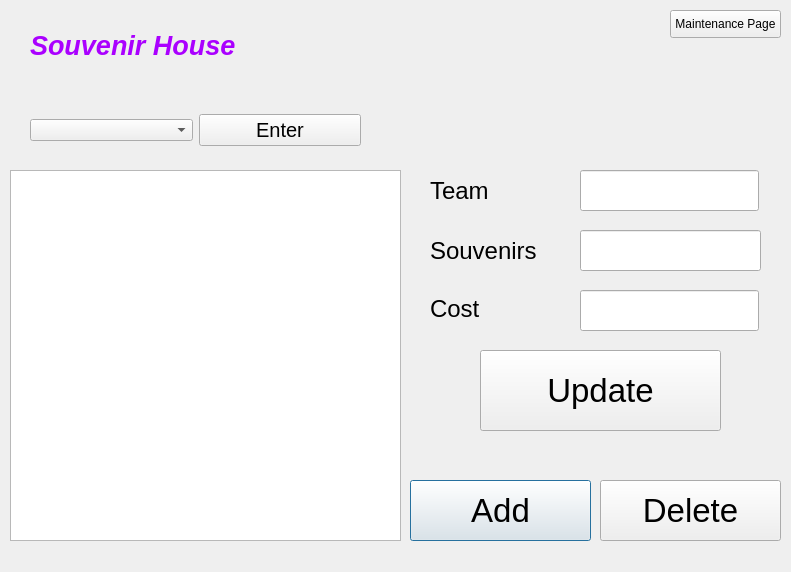
<?xml version="1.0" encoding="UTF-8"?>
<ui version="4.0">
 <class>souvenirEdit</class>
 <widget class="QDialog" name="souvenirEdit">
  <property name="geometry">
   <rect>
    <x>0</x>
    <y>0</y>
    <width>791</width>
    <height>572</height>
   </rect>
  </property>
  <property name="windowTitle">
   <string>Dialog</string>
  </property>
  <widget class="QTableView" name="souvenirTableView">
   <property name="geometry">
    <rect>
     <x>10</x>
     <y>170</y>
     <width>391</width>
     <height>371</height>
    </rect>
   </property>
  </widget>
  <widget class="QLabel" name="label">
   <property name="geometry">
    <rect>
     <x>30</x>
     <y>20</y>
     <width>271</width>
     <height>51</height>
    </rect>
   </property>
   <property name="font">
    <font>
     <pointsize>20</pointsize>
    </font>
   </property>
   <property name="text">
    <string>&lt;html&gt;&lt;head/&gt;&lt;body&gt;&lt;p&gt;&lt;span style=&quot; font-weight:600; font-style:italic; color:#aa00ff;&quot;&gt;Souvenir House&lt;/span&gt;&lt;/p&gt;&lt;/body&gt;&lt;/html&gt;</string>
   </property>
  </widget>
  <widget class="QPushButton" name="addButton">
   <property name="geometry">
    <rect>
     <x>410</x>
     <y>480</y>
     <width>181</width>
     <height>61</height>
    </rect>
   </property>
   <property name="font">
    <font>
     <pointsize>25</pointsize>
    </font>
   </property>
   <property name="text">
    <string>Add</string>
   </property>
  </widget>
  <widget class="QPushButton" name="deleteButton">
   <property name="geometry">
    <rect>
     <x>600</x>
     <y>480</y>
     <width>181</width>
     <height>61</height>
    </rect>
   </property>
   <property name="font">
    <font>
     <pointsize>25</pointsize>
    </font>
   </property>
   <property name="text">
    <string>Delete</string>
   </property>
  </widget>
  <widget class="QPushButton" name="souvenirUpdateButton">
   <property name="geometry">
    <rect>
     <x>480</x>
     <y>350</y>
     <width>241</width>
     <height>81</height>
    </rect>
   </property>
   <property name="font">
    <font>
     <pointsize>25</pointsize>
    </font>
   </property>
   <property name="text">
    <string>Update</string>
   </property>
  </widget>
  <widget class="QLabel" name="label_2">
   <property name="geometry">
    <rect>
     <x>430</x>
     <y>170</y>
     <width>131</width>
     <height>41</height>
    </rect>
   </property>
   <property name="font">
    <font>
     <pointsize>18</pointsize>
    </font>
   </property>
   <property name="text">
    <string>Team </string>
   </property>
  </widget>
  <widget class="QLabel" name="label_3">
   <property name="geometry">
    <rect>
     <x>430</x>
     <y>220</y>
     <width>129</width>
     <height>61</height>
    </rect>
   </property>
   <property name="font">
    <font>
     <pointsize>18</pointsize>
    </font>
   </property>
   <property name="text">
    <string>Souvenirs</string>
   </property>
  </widget>
  <widget class="QLineEdit" name="teamNameLine">
   <property name="geometry">
    <rect>
     <x>580</x>
     <y>170</y>
     <width>179</width>
     <height>41</height>
    </rect>
   </property>
  </widget>
  <widget class="QLineEdit" name="costLine">
   <property name="geometry">
    <rect>
     <x>580</x>
     <y>290</y>
     <width>179</width>
     <height>41</height>
    </rect>
   </property>
  </widget>
  <widget class="QLineEdit" name="souvenirNameLine">
   <property name="geometry">
    <rect>
     <x>580</x>
     <y>230</y>
     <width>181</width>
     <height>41</height>
    </rect>
   </property>
  </widget>
  <widget class="QLabel" name="label_4">
   <property name="geometry">
    <rect>
     <x>430</x>
     <y>280</y>
     <width>129</width>
     <height>58</height>
    </rect>
   </property>
   <property name="font">
    <font>
     <pointsize>18</pointsize>
    </font>
   </property>
   <property name="text">
    <string>Cost</string>
   </property>
  </widget>
  <widget class="QWidget" name="layoutWidget">
   <property name="geometry">
    <rect>
     <x>30</x>
     <y>110</y>
     <width>331</width>
     <height>41</height>
    </rect>
   </property>
   <layout class="QHBoxLayout" name="horizontalLayout">
    <item>
     <widget class="QComboBox" name="TeamNameComBox"/>
    </item>
    <item>
     <widget class="QPushButton" name="comboxEnterButton">
      <property name="font">
       <font>
        <pointsize>15</pointsize>
       </font>
      </property>
      <property name="text">
       <string>Enter</string>
      </property>
     </widget>
    </item>
   </layout>
  </widget>
  <widget class="QPushButton" name="pushButton">
   <property name="geometry">
    <rect>
     <x>670</x>
     <y>10</y>
     <width>111</width>
     <height>28</height>
    </rect>
   </property>
   <property name="text">
    <string>Maintenance Page</string>
   </property>
  </widget>
 </widget>
 <resources/>
 <connections/>
</ui>
